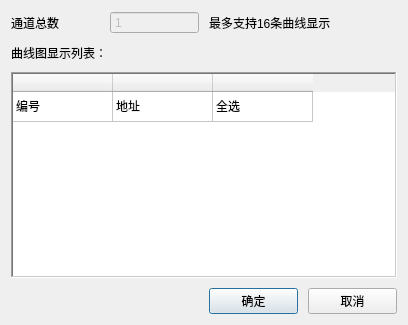
<?xml version="1.0" encoding="UTF-8"?>
<ui version="4.0">
 <class>QTrendaChSet</class>
 <widget class="QDialog" name="QTrendaChSet">
  <property name="geometry">
   <rect>
    <x>0</x>
    <y>0</y>
    <width>408</width>
    <height>325</height>
   </rect>
  </property>
  <property name="windowTitle">
   <string>Dialog</string>
  </property>
  <layout class="QGridLayout" name="gridLayout">
   <property name="spacing">
    <number>10</number>
   </property>
   <item row="0" column="0">
    <widget class="QLabel" name="label_chNum">
     <property name="text">
      <string>通道总数</string>
     </property>
    </widget>
   </item>
   <item row="0" column="1">
    <widget class="QSpinBox" name="spinBox_chNum">
     <property name="enabled">
      <bool>false</bool>
     </property>
     <property name="readOnly">
      <bool>true</bool>
     </property>
     <property name="buttonSymbols">
      <enum>QAbstractSpinBox::NoButtons</enum>
     </property>
     <property name="minimum">
      <number>0</number>
     </property>
     <property name="maximum">
      <number>16</number>
     </property>
     <property name="value">
      <number>1</number>
     </property>
    </widget>
   </item>
   <item row="0" column="2" colspan="2">
    <widget class="QLabel" name="label_chNum_2">
     <property name="text">
      <string>最多支持16条曲线显示</string>
     </property>
    </widget>
   </item>
   <item row="1" column="0" colspan="2">
    <widget class="QLabel" name="label_list">
     <property name="text">
      <string>曲线图显示列表：</string>
     </property>
    </widget>
   </item>
   <item row="2" column="0" colspan="4">
    <widget class="QTableWidget" name="tableWidget">
     <property name="frameShape">
      <enum>QFrame::WinPanel</enum>
     </property>
     <property name="showGrid">
      <bool>true</bool>
     </property>
     <attribute name="horizontalHeaderVisible">
      <bool>true</bool>
     </attribute>
     <attribute name="horizontalHeaderCascadingSectionResizes">
      <bool>false</bool>
     </attribute>
     <attribute name="horizontalHeaderHighlightSections">
      <bool>true</bool>
     </attribute>
     <attribute name="verticalHeaderVisible">
      <bool>false</bool>
     </attribute>
     <row>
      <property name="text">
       <string>New Row</string>
      </property>
     </row>
     <column>
      <property name="text">
       <string/>
      </property>
     </column>
     <column>
      <property name="text">
       <string/>
      </property>
     </column>
     <column>
      <property name="text">
       <string/>
      </property>
     </column>
     <item row="0" column="0">
      <property name="text">
       <string>编号</string>
      </property>
     </item>
     <item row="0" column="1">
      <property name="text">
       <string>地址</string>
      </property>
     </item>
     <item row="0" column="2">
      <property name="text">
       <string>全选</string>
      </property>
      <property name="checkState">
       <enum>Unchecked</enum>
      </property>
     </item>
    </widget>
   </item>
   <item row="3" column="2">
    <widget class="QPushButton" name="pushButton_sure">
     <property name="text">
      <string>确定</string>
     </property>
    </widget>
   </item>
   <item row="3" column="3">
    <widget class="QPushButton" name="pushButton_cancel">
     <property name="text">
      <string>取消</string>
     </property>
    </widget>
   </item>
  </layout>
 </widget>
 <resources/>
 <connections/>
</ui>
